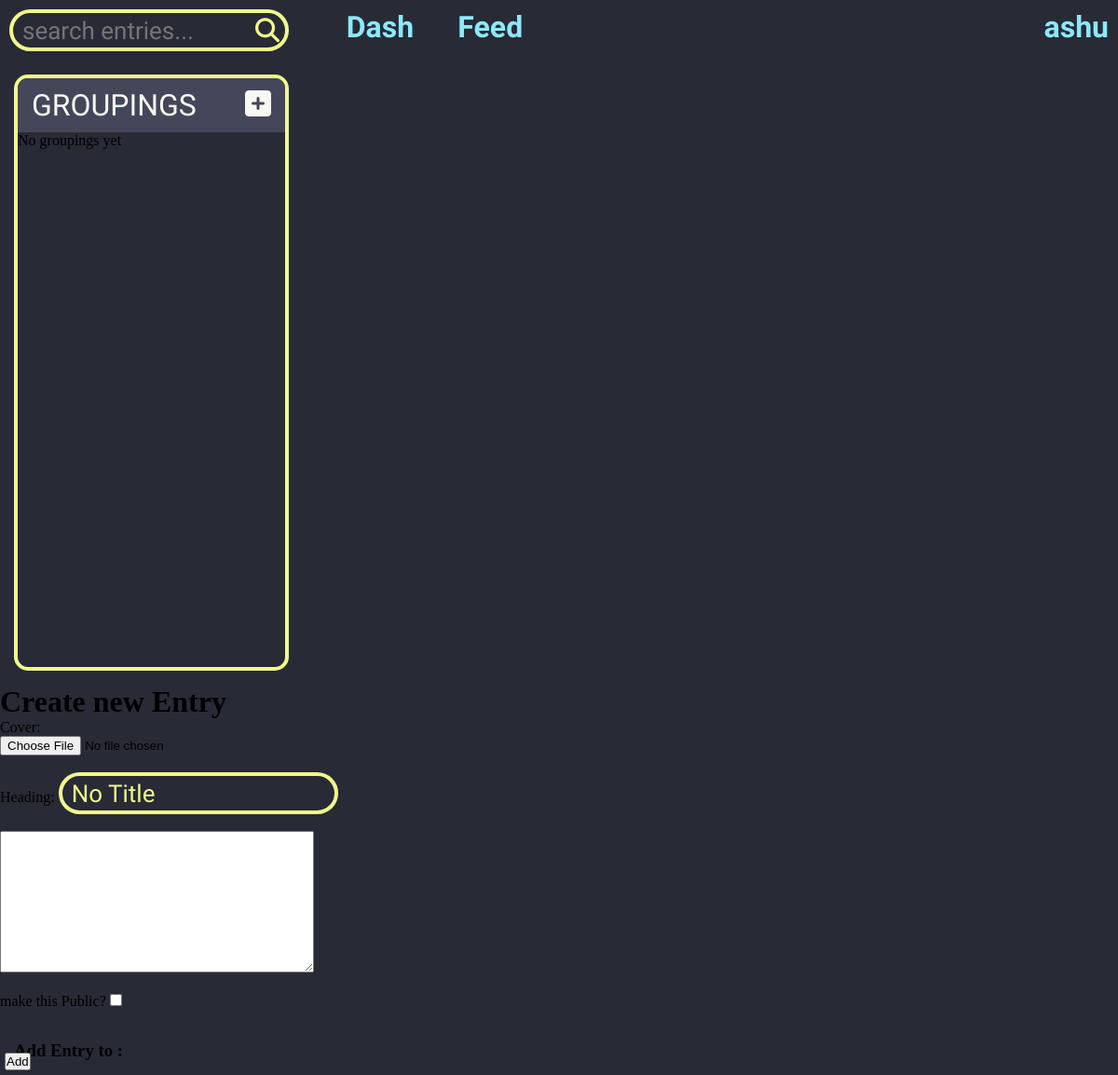
The app's page /entry/new/ (signed in), older data.
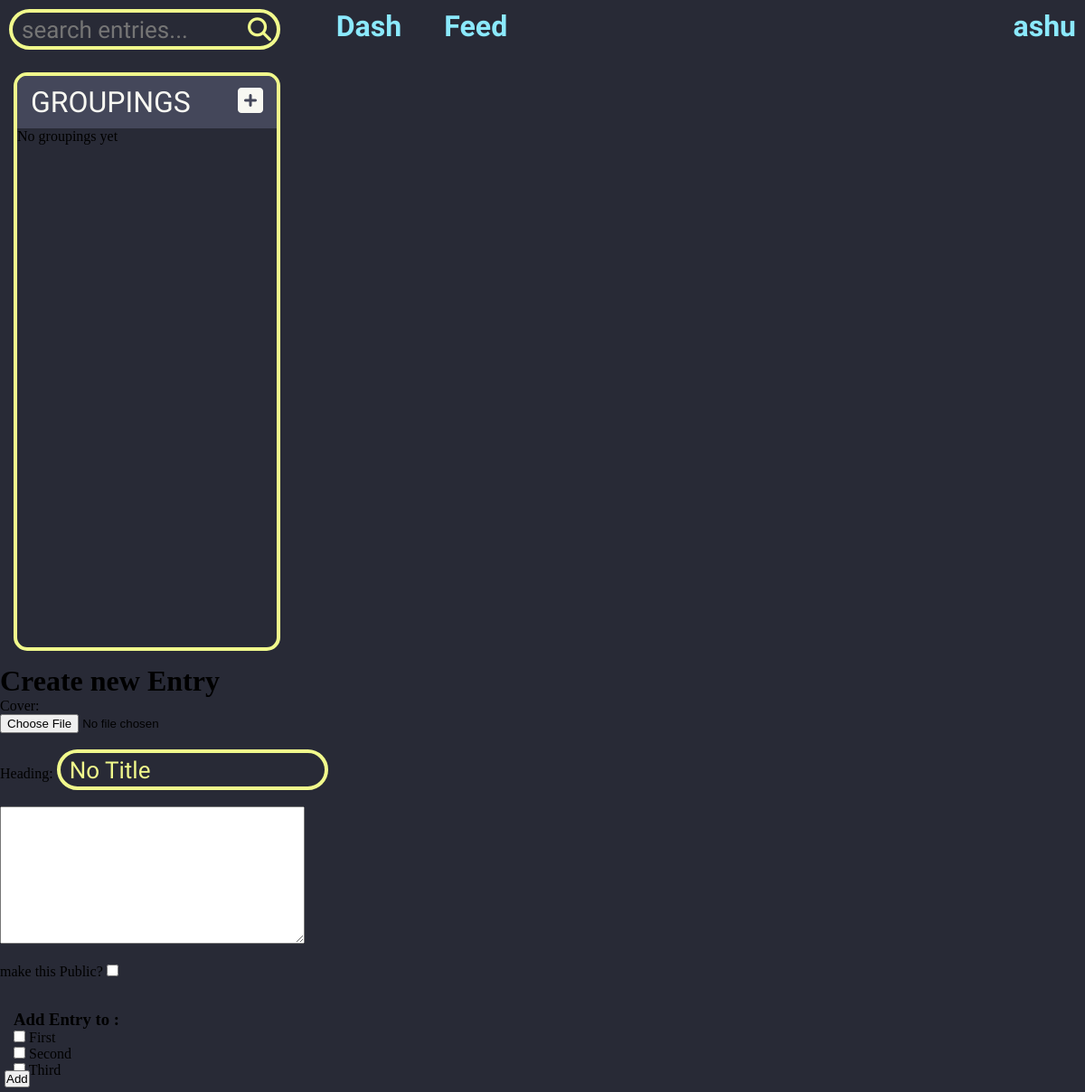
The same page, newer data.
### main/models.py (models this page shows, shortened)
class Grouping(models.Model):
    title = models.CharField(max_length=60)
    done = models.BooleanField(default=False)
    user = models.ForeignKey(User, models.CASCADE, related_name="groupings")
    entries = models.ManyToManyField("Entry",blank=True,related_name="groupings")
    created = models.DateField(auto_created=True, auto_now_add=True)

### main/views.py (the view, shortened to what this page needs)
# urls.py: path("entry/new/", views.new_entry),
def new_entry(request):
    data = {}
    if request.user.is_authenticated:
        gid = request.GET.get("grouping")
        if gid:
            gid = int(gid)
        entry_form = EntryForm()
        entry_form.fields["title"].initial = "No Title"
        data["entry_form"] = entry_form
        data["groupingid"] = gid
    else:
        return redirect("/accounts/login")
    return render(request, "main/new_entry.html", data)

### main/forms.py
class EntryForm(ModelForm):
    class Meta:
        model = models.Entry
        exclude = ["created","edited","done"]

### templates/main/new_entry.html (shortened to what this page needs)
{% extends 'base.html' %}
{% block content %}
    <h1>Create new Entry</h1>
    <form action="" method="post" enctype="multipart/form-data">
        <div>
            Cover: <br>
            {{entry_form.image}}
        </div>
        <br>
        <div>
            Heading:
            {{entry_form.title}}
        </div>
        <br>
        <div>
            {{entry_form.content}}
        </div>
        <br>
        <div>
            make this Public? {{entry_form.public}}
        </div>
        <div class="grouping">
            <br>
            <h3>Add Entry to :</h3>
            {% for grouping in user.groupings.all %}
            <p>
                <input type="checkbox" name="added_to" value="{{grouping.id}}" >
                <label for="{{grouping.id}}">{{grouping.title}}</label>
            </p>
            {% endfor %}
        </div>
        <input type="submit" value="Add">
    </form>
{% endblock %}

Row changes from the older to the newer data that the page shows:
added Grouping: title "First"
added Grouping: title "Second"
added Grouping: title "Third"
